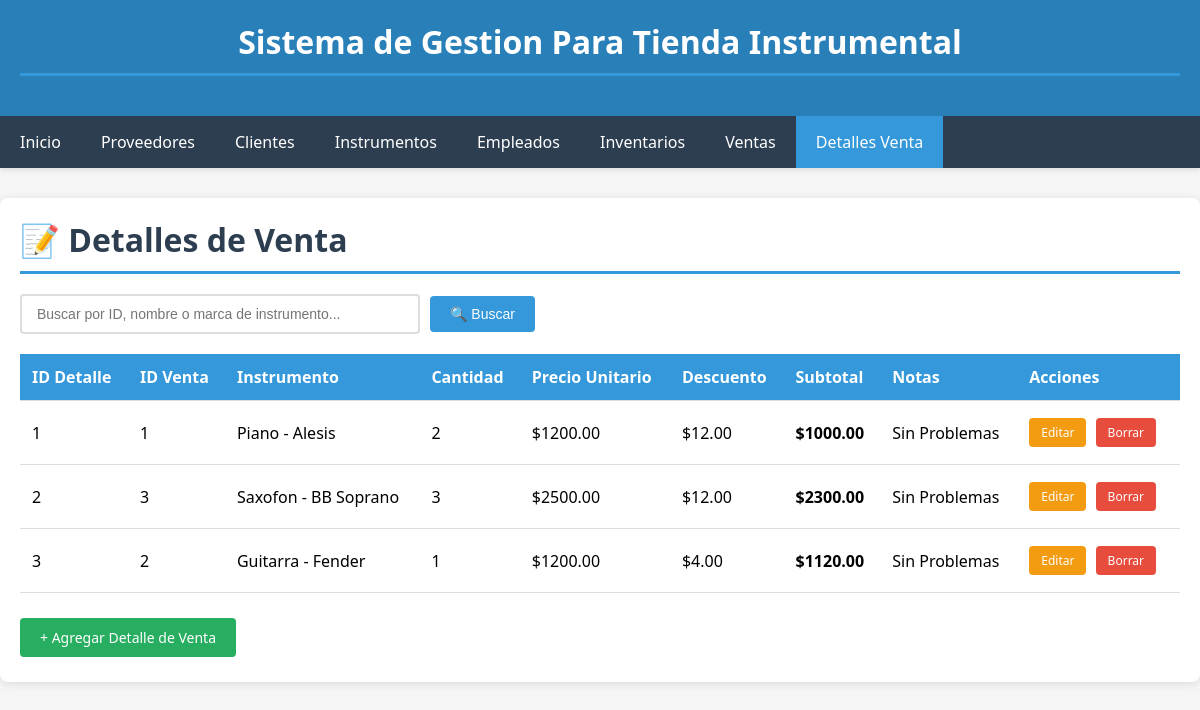
/detalles-venta/, run on the app's committed database.
### app_instrumental/models.py (models this page shows, shortened)
class DetalleVenta(models.Model):
    id_detalle_venta = models.AutoField(primary_key=True)
    id_venta = models.ForeignKey(Venta, on_delete=models.CASCADE, related_name='detalles', verbose_name="Venta")
    id_instrumento = models.ForeignKey(Instrumento, on_delete=models.SET_NULL, null=True, related_name='detalles_venta', verbose_name="Instrumento")
    cantidad = models.IntegerField(verbose_name="Cantidad")
    precio_unitario = models.DecimalField(max_digits=10, decimal_places=2, verbose_name="Precio Unitario")
    descuento_linea = models.DecimalField(max_digits=10, decimal_places=2, default=0, verbose_name="Descuento")
    subtotal = models.DecimalField(max_digits=10, decimal_places=2, verbose_name="Subtotal")
    notas = models.TextField(blank=True, verbose_name="Notas")
    class Meta:
        verbose_name_plural = "Detalles de Venta"

class Venta(models.Model):
    ESTADOS = [
        ('PENDIENTE', 'Pendiente'),
        ('PAGADA', 'Pagada'),
        ('CANCELADA', 'Cancelada'),
        ('ENTREGADA', 'Entregada'),
    ]
    id_venta = models.AutoField(primary_key=True)
    id_empleado = models.ForeignKey(Empleado, on_delete=models.SET_NULL, null=True, blank=True, related_name='ventas', verbose_name="Empleado")
    id_cliente = models.ForeignKey(Cliente, on_delete=models.SET_NULL, null=True, blank=True, related_name='ventas', verbose_name="Cliente")
    fecha_venta = models.DateTimeField(auto_now_add=True, verbose_name="Fecha de Venta")
    subtotal = models.DecimalField(max_digits=10, decimal_places=2, verbose_name="Subtotal")
    descuento = models.DecimalField(max_digits=10, decimal_places=2, default=0, verbose_name="Descuento")
    impuesto = models.DecimalField(max_digits=10, decimal_places=2, default=0, verbose_name="Impuesto")
    total = models.DecimalField(max_digits=10, decimal_places=2, verbose_name="Total")
    estado = models.CharField(max_length=20, choices=ESTADOS, default='PENDIENTE', verbose_name="Estado")
    class Meta:
        verbose_name_plural = "Ventas"

class Instrumento(models.Model):
    CATEGORIAS = [
        ('CUERDA', 'Cuerda'),
        ('VIENTO', 'Viento'),
        ('PERCUSION', 'Percusión'),
        ('TECLADO', 'Teclado'),
        ('ELECTRONICO', 'Electrónico'),
        ('OTRO', 'Otro'),
    ]
    id_instrumento = models.AutoField(primary_key=True)
    nombre = models.CharField(max_length=200, verbose_name="Nombre")
    marca = models.CharField(max_length=100, verbose_name="Marca")
    modelo = models.CharField(max_length=100, verbose_name="Modelo")
    categoria = models.CharField(max_length=20, choices=CATEGORIAS, default='OTRO', verbose_name="Categoría")
    precio_compra = models.DecimalField(max_digits=10, decimal_places=2, verbose_name="Precio de Compra")
    precio_venta = models.DecimalField(max_digits=10, decimal_places=2, verbose_name="Precio de Venta")
    id_proveedor = models.ForeignKey(Proveedor, on_delete=models.SET_NULL, null=True, related_name='instrumentos', verbose_name="Proveedor")
    class Meta:
        verbose_name_plural = "Instrumentos"

### app_instrumental/views.py (the view, shortened to what this page needs)
# urls.py: path('detalles-venta/', views.detalles_venta_list, name='detalles_venta_list'),
def detalles_venta_list(request):
    query = request.GET.get('q', '')
    detalles = DetalleVenta.objects.all()
    return render(request, 'app_instrumental/detalles_venta_list.html', {
        'detalles': detalles,
        'query': query
    })

### app_instrumental/templates/app_instrumental/detalles_venta_list.html (shortened to what this page needs)
{% extends 'app_instrumental/base.html' %}
{% block content %}
<h1>📝 Detalles de Venta</h1>
<form method="get" class="search-container">
    <input type="text" name="q" placeholder="Buscar por ID, nombre o marca de instrumento..." value="{{ query }}" autofocus>
    <button type="submit">🔍 Buscar</button>
</form>
<table>
    <thead>
        <tr>
            <th>ID Detalle</th>
            <th>ID Venta</th>
            <th>Instrumento</th>
            <th>Cantidad</th>
            <th>Precio Unitario</th>
            <th>Descuento</th>
            <th>Subtotal</th>
            <th>Notas</th>
            <th>Acciones</th>
        </tr>
    </thead>
    <tbody>
        {% for detalle in detalles %}
        <tr>
            <td>{{ detalle.id_detalle_venta }}</td>
            <td>{{ detalle.id_venta.id_venta }}</td>
            <td>
                {% if detalle.id_instrumento %}
                    {{ detalle.id_instrumento.nombre }} - {{ detalle.id_instrumento.marca }}
                {% else %}
                    Sin instrumento
                {% endif %}
            </td>
            <td>{{ detalle.cantidad }}</td>
            <td>${{ detalle.precio_unitario }}</td>
            <td>${{ detalle.descuento_linea }}</td>
            <td><strong>${{ detalle.subtotal }}</strong></td>
            <td>{{ detalle.notas|truncatewords:5 }}</td>
            <td>
                <a href="{% url 'detalle_venta_edit' detalle.id_detalle_venta %}" class="btn btn-warning btn-sm">Editar</a>
                <a href="{% url 'detalle_venta_delete' detalle.id_detalle_venta %}" class="btn btn-danger btn-sm" onclick="return confirm('¿Estás seguro de eliminar este detalle?')">Borrar</a>
            </td>
        </tr>
        {% endfor %}
    </tbody>
</table>
<div style="margin-top: 20px;">
    <a href="{% url 'detalle_venta_create' %}" class="btn btn-success">+ Agregar Detalle de Venta</a>
</div>
{% endblock %}

### app_instrumental/templates/app_instrumental/base.html (style rules this page uses)
* { margin: 0; padding: 0; box-sizing: border-box; }
body { font-family: 'Segoe UI', Tahoma, Geneva, Verdana, sans-serif; background-color: #f5f5f5; }
table { width: 100%; border-collapse: collapse; margin-top: 20px; }
th, td { padding: 12px; text-align: left; border-bottom: 1px solid #ddd; }
th { background-color: #3498db; color: white; font-weight: 600; }
.btn { display: inline-block; padding: 10px 20px; text-decoration: none; border-radius: 4px; cursor: pointer; border: none; font-size: 14px; transition: background-color 0.3s; margin: 5px 5px 5px 0; }
.btn-success { background-color: #27ae60; color: white; }
.btn-warning { background-color: #f39c12; color: white; }
.btn-danger { background-color: #e74c3c; color: white; }
.btn-sm { padding: 6px 12px; font-size: 12px; }
input[type="text"], input[type="email"], input[type="number"], select, textarea { width: 100%; padding: 10px; border: 1px solid #ddd; border-radius: 4px; font-size: 14px; }
h1 { color: #2c3e50; margin-bottom: 20px; padding-bottom: 10px; border-bottom: 3px solid #3498db; }
.search-container { margin-bottom: 20px; display: flex; gap: 10px; align-items: center; }
.search-container input[type="text"] { flex: 1; max-width: 400px; padding: 10px 15px; border: 2px solid #ddd; border-radius: 4px; font-size: 14px; transition: border-color 0.3s; }
.search-container button { padding: 10px 20px; background-color: #3498db; color: white; border: none; border-radius: 4px; cursor: pointer; font-size: 14px; transition: background-color 0.3s; }

### data on the page
DetalleVenta: id_detalle_venta "1", id_venta.id_venta "1", id_instrumento.nombre "Piano", id_instrumento.marca "Alesis", cantidad "2", precio_unitario "1200.00", descuento_linea "12.00", subtotal "1000.00", notas "Sin Problemas"
DetalleVenta: id_detalle_venta "2", id_venta.id_venta "3", id_instrumento.nombre "Saxofon", id_instrumento.marca "BB Soprano", cantidad "3", precio_unitario "2500.00", descuento_linea "12.00", subtotal "2300.00", notas "Sin Problemas"
DetalleVenta: id_detalle_venta "3", id_venta.id_venta "2", id_instrumento.nombre "Guitarra", id_instrumento.marca "Fender", cantidad "1", precio_unitario "1200.00", descuento_linea "4.00", subtotal "1120.00", notas "Sin Problemas"
